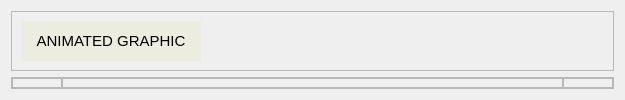
             <widget class="QWidget" name="rmpv_stock">
              <layout class="QVBoxLayout" name="verticalLayout_43">
               <item>
                <widget class="QFrame" name="rmpv_stk_f1">
                 <property name="sizePolicy">
                  <sizepolicy hsizetype="Preferred" vsizetype="Maximum">
                   <horstretch>0</horstretch>
                   <verstretch>0</verstretch>
                  </sizepolicy>
                 </property>
                 <property name="minimumSize">
                  <size>
                   <width>0</width>
                   <height>50</height>
                  </size>
                 </property>
                 <property name="frameShape">
                  <enum>QFrame::StyledPanel</enum>
                 </property>
                 <property name="frameShadow">
                  <enum>QFrame::Raised</enum>
                 </property>
                 <layout class="QHBoxLayout" name="horizontalLayout_42">
                  <item>
                   <widget class="QPushButton" name="rmpv_stk_f1_btn_ani">
                    <property name="sizePolicy">
                     <sizepolicy hsizetype="Minimum" vsizetype="Preferred">
                      <horstretch>0</horstretch>
                      <verstretch>0</verstretch>
                     </sizepolicy>
                    </property>
                    <property name="minimumSize">
                     <size>
                      <width>180</width>
                      <height>40</height>
                     </size>
                    </property>
                    <property name="sizeIncrement">
                     <size>
                      <width>0</width>
                      <height>0</height>
                     </size>
                    </property>
                    <property name="font">
                     <font>
                      <family>Segoe UI</family>
                      <pointsize>11</pointsize>
                     </font>
                    </property>
                    <property name="autoFillBackground">
                     <bool>false</bool>
                    </property>
                    <property name="styleSheet">
                     <string notr="true">QPushButton:hover
{
   border: 4px solid rgb(113, 91, 73) /*rgb(31, 80, 20)*/;
	background-color: rgb(212, 212, 201);
	

}
QPushButton {
	background-color: rgb(236, 236, 224);
	border: none;
}
</string>
                    </property>
                    <property name="text">
                     <string>ANIMATED GRAPHIC</string>
                    </property>
                    <property name="autoDefault">
                     <bool>false</bool>
                    </property>
                    <property name="default">
                     <bool>false</bool>
                    </property>
                    <property name="flat">
                     <bool>false</bool>
                    </property>
                   </widget>
                  </item>
                  <item>
                   <spacer name="horizontalSpacer_43">
                    <property name="orientation">
                     <enum>Qt::Horizontal</enum>
                    </property>
                    <property name="sizeHint" stdset="0">
                     <size>
                      <width>403</width>
                      <height>20</height>
                     </size>
                    </property>
                   </spacer>
                  </item>
                 </layout>
                </widget>
               </item>
               <item>
                <widget class="QFrame" name="rmpv_stk_f2">
                 <property name="styleSheet">
                  <string notr="true"/>
                 </property>
                 <property name="frameShape">
                  <enum>QFrame::StyledPanel</enum>
                 </property>
                 <property name="frameShadow">
                  <enum>QFrame::Raised</enum>
                 </property>
                 <layout class="QHBoxLayout" name="horizontalLayout_45">
                  <property name="spacing">
                   <number>0</number>
                  </property>
                  <property name="leftMargin">
                   <number>0</number>
                  </property>
                  <property name="topMargin">
                   <number>0</number>
                  </property>
                  <property name="rightMargin">
                   <number>0</number>
                  </property>
                  <property name="bottomMargin">
                   <number>0</number>
                  </property>
                  <item>
                   <widget class="QFrame" name="frame">
                    <property name="sizePolicy">
                     <sizepolicy hsizetype="Expanding" vsizetype="Preferred">
                      <horstretch>0</horstretch>
                      <verstretch>0</verstretch>
                     </sizepolicy>
                    </property>
                    <property name="minimumSize">
                     <size>
                      <width>10</width>
                      <height>0</height>
                     </size>
                    </property>
                    <property name="maximumSize">
                     <size>
                      <width>50</width>
                      <height>16777215</height>
                     </size>
                    </property>
                    <property name="frameShape">
                     <enum>QFrame::StyledPanel</enum>
                    </property>
                    <property name="frameShadow">
                     <enum>QFrame::Raised</enum>
                    </property>
                   </widget>
                  </item>
                  <item>
                   <widget class="QFrame" name="rmpv_stk_f2_img">
                    <property name="styleSheet">
                     <string notr="true"/>
                    </property>
                    <property name="frameShape">
                     <enum>QFrame::StyledPanel</enum>
                    </property>
                    <property name="frameShadow">
                     <enum>QFrame::Raised</enum>
                    </property>
                   </widget>
                  </item>
                  <item>
                   <widget class="QFrame" name="frame_7">
                    <property name="sizePolicy">
                     <sizepolicy hsizetype="Expanding" vsizetype="Preferred">
                      <horstretch>0</horstretch>
                      <verstretch>0</verstretch>
                     </sizepolicy>
                    </property>
                    <property name="minimumSize">
                     <size>
                      <width>20</width>
                      <height>0</height>
                     </size>
                    </property>
                    <property name="maximumSize">
                     <size>
                      <width>50</width>
                      <height>16777215</height>
                     </size>
                    </property>
                    <property name="frameShape">
                     <enum>QFrame::StyledPanel</enum>
                    </property>
                    <property name="frameShadow">
                     <enum>QFrame::Raised</enum>
                    </property>
                   </widget>
                  </item>
                 </layout>
                </widget>
               </item>
              </layout>
             </widget>
